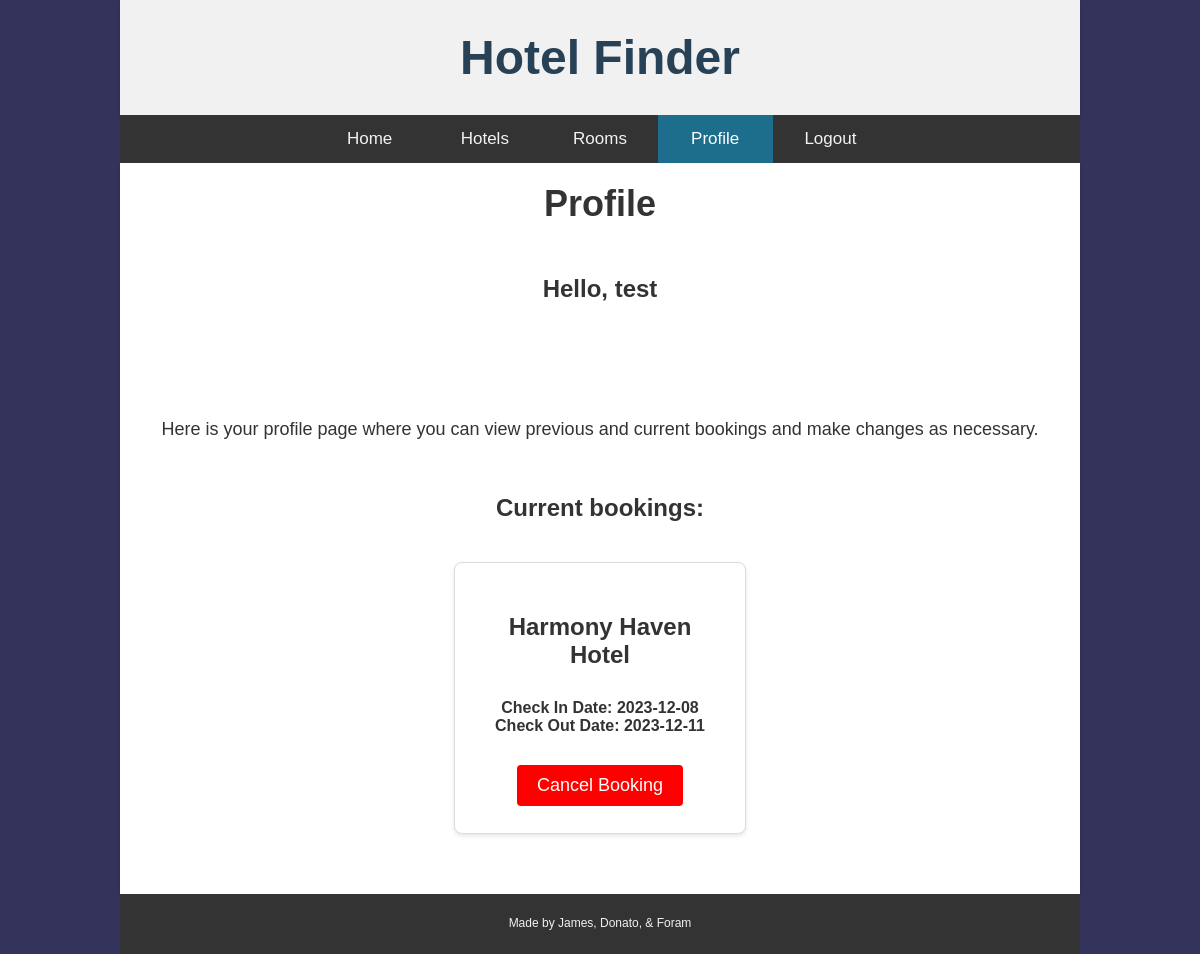
The app's page /profile (signed in) with its own data.
### website/models.py (models this page shows)
class User(db.Model, UserMixin):
    id = db.Column(db.Integer, primary_key=True)
    email = db.Column(db.String(1000), unique=True)
    name = db.Column(db.String(1000))
    password = db.Column(db.String(1000))
    bookings = db.relationship('Booking')

class Booking(db.Model):
    id = db.Column(db.Integer, primary_key=True)
    check_in_date = db.Column(db.Date())
    check_out_date = db.Column(db.Date())
    hotel_name = db.Column(db.String(1000))
    user_id = db.Column(db.Integer, db.ForeignKey('user.id'))

### website/views.py (the view)
@views.route('/profile')
@login_required
def profile():
    return render_template("profile.html", user=current_user, bookings=current_user.bookings)

### website/__init__.py (called while the page is built)
def create_app():
    app = Flask(__name__)
    app.config['SECRET_KEY'] = 'key'
    app.config['SQLALCHEMY_DATABASE_URI'] = f'sqlite:///{DB_NAME}'  # storing our db into a folder
    db.init_app(app)
    from .views import views
    from .auth import auth
    app.register_blueprint(views, url_prefix='/')
    app.register_blueprint(auth, url_prefix='/')
    from .models import User, Hotel, Room, Booking
    with app.app_context():
        db.create_all()
    login_manager = LoginManager()
    login_manager.login_view = 'auth.login'
    login_manager.init_app(app)
    @login_manager.user_loader
    def load_user(id):
        return User.query.get(int(id))
    return app

### website/templates/profile.html (shortened to what this page needs)
<!DOCTYPE html>
<html lang="en">
<head>
    <link rel="stylesheet" href="../static/style.css">
</head>
<body>
    <main>
        <header>
            <a class="homePage" href="/">Hotel Finder</a>
        </header>
        <nav id="navbar">
            {% if user.is_authenticated %}
            <a class="nav-item" id="index" href="/">Home</a>
            <a class="nav-item" id="hotels" href="/hotels">Hotels</a>
            <a class="nav-item" id="rooms" href="/rooms">Rooms</a>
            <a class="nav-item active" id="profile" href="/profile">Profile</a>
            <a class="nav-item" id="logout" href="/logout">Logout</a>
            {% else %}
            <a class="nav-item" id="index" href="/">Home</a>
            <a class="nav-item" id="login" href="/login">Login</a>
            <a class="nav-item" id="signUp" href="/sign-up">Sign Up</a>
            {% endif %}
        </nav>
        <div class="container profile">
            <h1 class="pageTitle">Profile</h1>
            <div class="content">
                <h3>Hello, {{user.name}}</h3>
                <br/>
                <p id="booking-desc">Here is your profile page where you can view previous and current bookings and make changes as necessary.</p>
                <h2 id="current-bookings">Current bookings: </h2>
                <div class="profile-list">
                <ul class="list-group list-group-flush" id="bookings">
                {% for booking in bookings %}
                <li class="profileBookings">
                <h3>{{booking.hotel_name}}</h3>
                <h4>Check In Date: {{booking.check_in_date}}</h4>
                <h4>Check Out Date: {{booking.check_out_date}}</h4>
                <button type="button" class="cancelBtn" onClick="removeBooking({{booking.id}})">
                    <span aria-hidden="true">Cancel Booking</span>
                </button>
                </li>
                {% endfor %}
                </ul>
            </div>
            </div>
        </div>
        <footer>
            <p>Made by James, Donato, & Foram</p>
        </footer>
    </main>
</body>
</html>

### website/static/style.css (style rules this page uses)
* { margin: 0; padding: 0; font-family: sans-serif; }
body { margin: 0; font-size: 28px; font-family: Arial, Helvetica, sans-serif; padding: 0; background-image: linear-gradient(rgba(0, 0, 50, 0.8), rgba(0, 0, 50, 0.8)); color: #333; }
main { width: 80%; text-align: center; margin: auto; }
header { background-color: #fff; padding: 30px; box-shadow: 0 2px 4px rgba(0, 0, 0, 0.1); background-color: #f1f1f1; text-align: center; color: #274156; }
header a { text-decoration: none; color: #274156; font-size: 48px; font-weight: bolder; }
#navbar { display: inline-flex; justify-content: space-between; overflow: hidden; background-color: #333; padding: 0 20% 0 20%; align-items: center; width: 60%; }
#navbar a { float: left; color: #f2f2f2; text-align: center; padding: 14px 16px; text-decoration: none; font-size: 17px; width: 100px; }
#navbar a.active { background-color: #1C6E8C; color: white; }
.container { min-height: 75vh; margin: auto; padding: 20px; background-color: #fff; box-shadow: 0 2px 4px rgba(0, 0, 0, 0.1); display: flex; align-items: center; justify-content: center; }
h1 { font-size: 36px; margin: 0; }
p { line-height: 1.6; margin: 50px 20px 50px 20px; }
footer { bottom: 0; width: 100%; background-color: #333; text-align: center; height: 60px; font-size: 12px; color: #f1f1f1; display: flex; justify-content: center; align-items: center; }
footer p { font-size: 12px; }
button { background-color: #3498db; color: #fff; padding: 10px 20px; border: none; border-radius: 4px; font-size: 18px; cursor: pointer; transition: background-color 0.3s ease; }
ul { list-style: none; padding: 0; }
li { display: inline-block; }
h3 { margin: 50px 30px 30px 30px; font-size: 24px; }
.profile { display: block; }
.profile-list { flex-wrap: wrap; padding: 20px; }
.profileBookings { background-color: #fff; border: 1px solid #ddd; border-radius: 8px; padding: 0 20px 20px 20px; margin: 20px; box-shadow: 0 2px 4px rgba(0, 0, 0, 0.1); width: 250px; height: 250px; flex-direction: column; justify-content: space-between; font-size: 16px; }
.cancelBtn { margin: 30px 0 0 0; background-color: red; }
#current-bookings { font-size: 24px; }
#booking-desc { font-size: 18px; }

### records on screen
User: name "test"
Booking: hotel_name "Harmony Haven Hotel", check_in_date "2023-12-08", check_out_date "2023-12-11"
